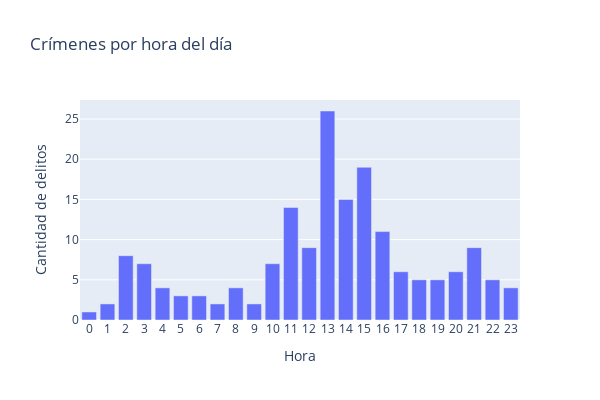

Source (notebook cell):
### Markdown cell above
From the below plot, we can analyze what are the crimes frequency per hour of the day

### Code cell
hourly_crimes_df = crimesbyhour(df_crimes).to_frame().reset_index()
hourly_crimes_df.columns.values[1] = "FRECUENCIA"
fig = px.bar(hourly_crimes_df, x="HORA", y="FRECUENCIA", 
             title='Crímenes por hora del día',
             width=600, 
             height=400,
             labels={'FRECUENCIA':'Cantidad de delitos','HORA':'Hora'})
fig.update_xaxes(type='category')
fig.show()

### Figure 1 — Plotly figure (JSON) as saved in the notebook; plotly's stock layout.template omitted (floating-point values rounded to 4 significant figures)
{"data": [{"alignmentgroup": "True", "hovertemplate": "Hora=%{x}<br>Cantidad de delitos=%{y}<extra></extra>", "legendgroup": "", "marker": {"color": "#636efa", "pattern": {"shape": ""}}, "name": "", "offsetgroup": "", "orientation": "v", "showlegend": false, "textposition": "auto", "type": "bar", "x": [0, 1, 2, 3, 4, 5, 6, 7, 8, 9, 10, 11, 12, 13, 14, 15, 16, 17, 18, 19, 20, 21, 22, 23], "xaxis": "x", "y": [1, 2, 8, 7, 4, 3, 3, 2, 4, 2, 7, 14, 9, 26, 15, 19, 11, 6, 5, 5, 6, 9, 5, 4], "yaxis": "y"}], "layout": {"barmode": "relative", "height": 400, "legend": {"tracegroupgap": 0}, "title": {"text": "Crímenes por hora del día"}, "width": 600, "xaxis": {"anchor": "y", "domain": [0, 1], "title": {"text": "Hora"}, "type": "category"}, "yaxis": {"anchor": "x", "domain": [0, 1], "title": {"text": "Cantidad de delitos"}}}}
